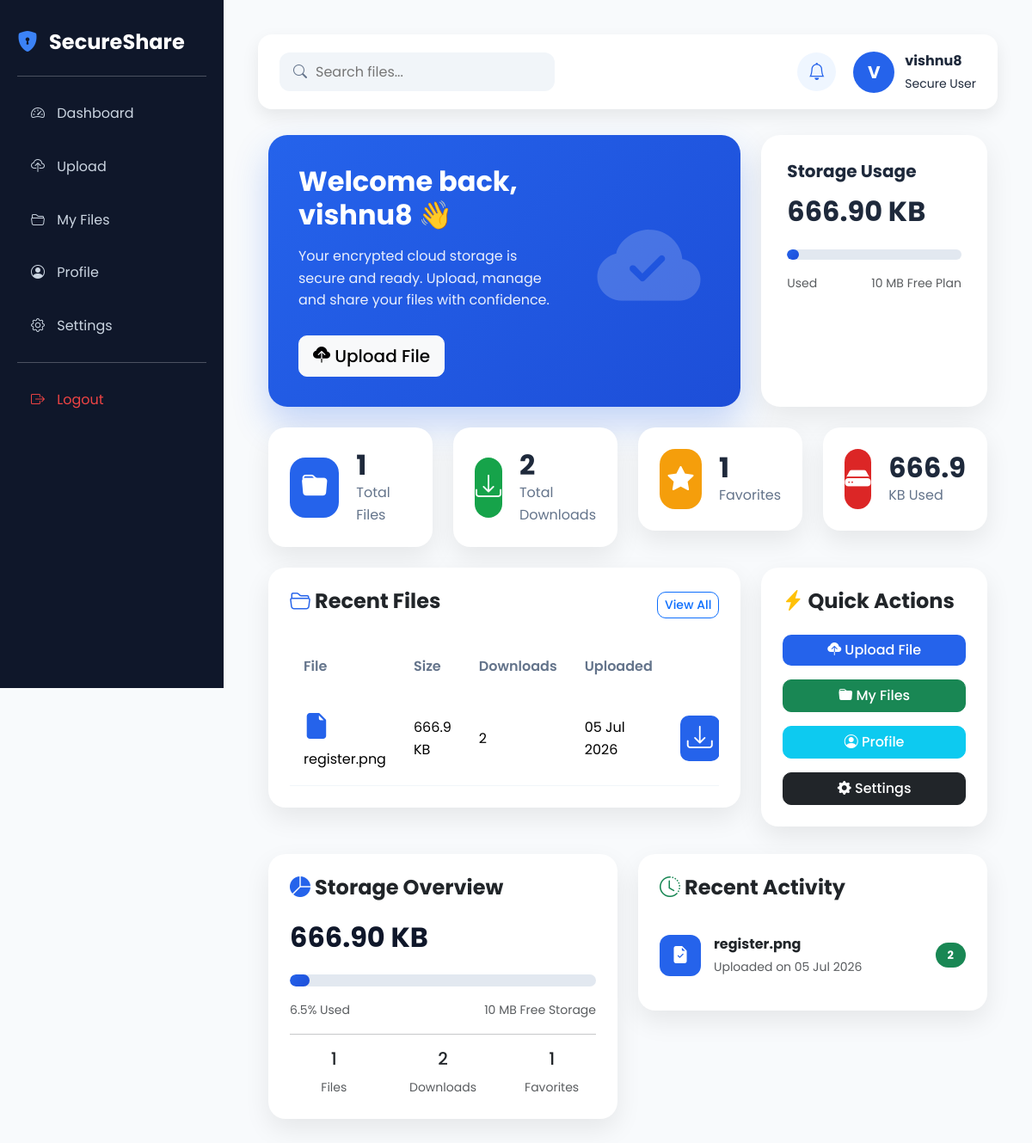
The page /dashboard (signed in) on the database its author committed.
### models.py (models this page shows)
class User(UserMixin, db.Model):
    id = db.Column(db.Integer, primary_key=True)
    username = db.Column(db.String(100), unique=True, nullable=False)
    email = db.Column(db.String(120), unique=True, nullable=False)
    password = db.Column(db.String(200), nullable=False)
    is_admin = db.Column(
        db.Boolean,
        default=False
    )
    files = db.relationship(
        "File",
        backref="owner",
        lazy=True,
        cascade="all, delete-orphan"
    )

class File(db.Model):
    id = db.Column(db.Integer, primary_key=True)
    filename = db.Column(
        db.String(255),
        nullable=False
    )
    encrypted_filename = db.Column(
        db.String(255),
        nullable=False
    )
    filesize = db.Column(
        db.Float,
        default=0
    )
    upload_date = db.Column(
        db.DateTime,
        default=datetime.utcnow
    )
    downloads = db.Column(
        db.Integer,
        default=0
    )
    favorite = db.Column(
        db.Boolean,
        default=False
    )
    shared = db.Column(
        db.Boolean,
        default=False
    )
    share_token = db.Column(
        db.String(120),
        unique=True,
        nullable=True
    )
    expiry_date = db.Column(
        db.DateTime,
        nullable=True
    )
    share_password = db.Column(
        db.String(255),
        nullable=True
    )
    user_id = db.Column(
        db.Integer,
        db.ForeignKey("user.id"),
        nullable=False
    )

### auth.py (the view)
@app.route("/dashboard")
@login_required
def dashboard():
    files = File.query.filter_by(
        user_id=current_user.id
    ).all()
    return render_template(
        "dashboard.html",
        files=files
    )

### templates/dashboard.html (shortened to what this page needs)
{% extends "base.html" %}
{% block content %}
{% include "components/sidebar.html" %}
<div class="dashboard-content">
{% include "components/dashboard_header.html" %}
<div class="container-fluid">
<div class="row mb-4">
    <div class="col-lg-8">
        <div class="welcome-card">
            <div class="row align-items-center">
                <div class="col-md-8">
                    <h2 class="fw-bold">
                        Welcome back,
                        {{ current_user.username }} 👋
                    </h2>
                    <p class="mt-3">
                        Your encrypted cloud storage is secure and ready.
                        Upload, manage and share your files with confidence.
                    </p>
                    <a href="/upload"
                       class="btn btn-light btn-lg mt-2">
                        <i class="bi bi-cloud-upload-fill"></i>
                        Upload File
                    </a>
                </div>
                <div class="col-md-4 text-center">
                    <i class="bi bi-cloud-check-fill hero-icon"></i>
                </div>
            </div>
        </div>
    </div>
    <div class="col-lg-4">
        <div class="storage-card">
            <h5 class="fw-bold">
                Storage Usage
            </h5>
            <h2 class="fw-bold mt-3">
                {{ "%.2f"|format(current_user.files|sum(attribute='filesize')) }}
                KB
            </h2>
            {% set storage = current_user.files|sum(attribute='filesize') %}
            {% set percent = (storage / 10240 * 100) if storage < 10240 else 100 %}
            <div class="progress mt-4">
                <div class="progress-bar bg-primary"
                     style="width:{{ percent }}%">
                </div>
            </div>
            <div class="d-flex justify-content-between mt-3">
                <small class="text-muted">
                    Used
                </small>
                <small class="text-muted">
                    10 MB Free Plan
                </small>
            </div>
        </div>
    </div>
</div>
<div class="row g-4 mb-4">
    <div class="col-lg-3 col-md-6">
        <div class="stat-card stat-blue">
            <div class="stat-icon">
                <i class="bi bi-folder-fill"></i>
            </div>
            <div>
                <h2>
                    {{ current_user.files|length }}
                </h2>
                <p>Total Files</p>
            </div>
        </div>
    </div>
    <div class="col-lg-3 col-md-6">
        <div class="stat-card stat-green">
            <div class="stat-icon">
                <i class="bi bi-download"></i>
            </div>
            <div>
                <h2>
                    {{ current_user.files|sum(attribute='downloads') }}
                </h2>
                <p>Total Downloads</p>
            </div>
        </div>
    </div>
    <div class="col-lg-3 col-md-6">
        <div class="stat-card stat-yellow">
            <div class="stat-icon">
                <i class="bi bi-star-fill"></i>
            </div>
            <div>
                <h2>
                    {{ current_user.files
                    |selectattr("favorite")
                    |list
                    |length }}
                </h2>
                <p>Favorites</p>
            </div>
        </div>
    </div>
    <div class="col-lg-3 col-md-6">
        <div class="stat-card stat-red">
            <div class="stat-icon">
                <i class="bi bi-hdd-fill"></i>
            </div>
            <div>
                <h2>
                    {{ "%.1f"|format(current_user.files|sum(attribute='filesize')) }}
                </h2>
                <p>KB Used</p>
            </div>
        </div>
    </div>
</div>
<div class="row g-4">
    <div class="col-lg-8">
        <div class="card dashboard-card">
            <div class="card-body">
                <div class="d-flex justify-content-between align-items-center mb-4">
                    <h4 class="fw-bold">
                        <i class="bi bi-folder2-open text-primary"></i>
                        Recent Files
                    </h4>
                    <a href="/files"
                       class="btn btn-outline-primary btn-sm">
                        View All
                    </a>
                </div>
                {% if current_user.files %}
                <div class="table-responsive">
                    <table class="table align-middle">
                        <thead>
                            <tr>
                                <th>File</th>
                                <th>Size</th>
                                <th>Downloads</th>
                                <th>Uploaded</th>
                                <th></th>
                            </tr>
                        </thead>
                        <tbody>
                        {% for file in current_user.files[-5:]|reverse %}
                        <tr>
                            <td>
                                <i class="bi bi-file-earmark-fill text-primary me-2"></i>
                                {{ file.filename }}
                            </td>
                            <td>
                                {{ file.filesize }} KB
                            </td>
                            <td>
                                {{ file.downloads }}
                            </td>
                            <td>
                                {{ file.upload_date.strftime("%d %b %Y") }}
                            </td>
                            <td>
                                <a href="/download/{{ file.id }}"
                                   class="btn btn-primary btn-sm">
                                    <i class="bi bi-download"></i>
                                </a>
                            </td>
                        </tr>
                        {% endfor %}
                        </tbody>
                    </table>
                </div>
                {% endif %}
            </div>
        </div>
    </div>
    <div class="col-lg-4">
        <div class="card dashboard-card">
            <div class="card-body">
                <h4 class="fw-bold mb-4">
                    <i class="bi bi-lightning-charge-fill text-warning"></i>
                    Quick Actions
                </h4>
                <div class="d-grid gap-3">
                    <a href="/upload"
                       class="btn btn-primary">
                        <i class="bi bi-cloud-upload-fill"></i>
                        Upload File
                    </a>
                    <a href="/files"
                       class="btn btn-success">
                        <i class="bi bi-folder-fill"></i>
                        My Files
                    </a>
                    <a href="/profile"
                       class="btn btn-info text-white">
                        <i class="bi bi-person-circle"></i>
                        Profile
                    </a>
                    <a href="/settings"
                       class="btn btn-dark">
                        <i class="bi bi-gear-fill"></i>
                        Settings
                    </a>
                </div>
            </div>
        </div>
    </div>
</div>
<div class="row g-4 mt-2">
    <div class="col-lg-6">
        <div class="card dashboard-card">
            <div class="card-body">
                <h4 class="fw-bold mb-4">
                    <i class="bi bi-pie-chart-fill text-primary"></i>
                    Storage Overview
                </h4>
                {% set storage = current_user.files|sum(attribute='filesize') %}
                {% set percent = (storage / 10240 * 100) if storage < 10240 else 100 %}
                <h2 class="fw-bold">
                    {{ "%.2f"|format(storage) }} KB
                </h2>
                <div class="progress mt-4" style="height:14px;">
                    <div
                        class="progress-bar bg-primary"
                        style="width:{{ percent }}%">
                    </div>
                </div>
                <div class="d-flex justify-content-between mt-3">
                    <small class="text-muted">
                        {{ "%.1f"|format(percent) }}% Used
                    </small>
                    <small class="text-muted">
                        10 MB Free Storage
                    </small>
                </div>
                <hr>
                <div class="row text-center">
                    <div class="col-4">
                        <h5>
                            {{ current_user.files|length }}
                        </h5>
                        <small class="text-muted">
                            Files
                        </small>
                    </div>
                    <div class="col-4">
                        <h5>
                            {{ current_user.files|sum(attribute='downloads') }}
                        </h5>
                        <small class="text-muted">
                            Downloads
                        </small>
                    </div>
                    <div class="col-4">
                        <h5>
                            {{ current_user.files
                            |selectattr("favorite")
                            |list
                            |length }}
                        </h5>
                        <small class="text-muted">
                            Favorites
                        </small>
                    </div>
                </div>
            </div>
        </div>
    </div>
    <div class="col-lg-6">
        <div class="card dashboard-card">
            <div class="card-body">
                <h4 class="fw-bold mb-4">
                    <i class="bi bi-clock-history text-success"></i>
                    Recent Activity
                </h4>
                {% if current_user.files %}
                    {% for file in current_user.files[-5:]|reverse %}
                    <div class="activity-item">
                        <div class="activity-icon">
                            <i class="bi bi-file-earmark-check-fill"></i>
                        </div>
                        <div class="flex-grow-1">
                            <strong>
                                {{ file.filename }}
                            </strong>
                            <br>
                            <small class="text-muted">
                                Uploaded on
                                {{ file.upload_date.strftime("%d %b %Y") }}
                            </small>
                        </div>
                        <span class="badge bg-success">
                            {{ file.downloads }}
                        </span>
                    </div>
                    {% endfor %}
                {% endif %}
            </div>
        </div>
    </div>
</div>
</div>
</div>
{% endblock %}

### templates/components/dashboard_header.html
<div class="dashboard-header">
    <div class="header-search">
        <i class="bi bi-search"></i>
        <input
            type="text"
            placeholder="Search files...">
    </div>
    <div class="header-right">
        <button class="notification-btn">
            <i class="bi bi-bell"></i>
        </button>
        <div class="user-info">
            <div class="user-avatar">
                {{ current_user.username[0]|upper }}
            </div>
            <div>
                <strong>{{ current_user.username }}</strong><br>
                <small>Secure User</small>
            </div>
        </div>
    </div>
</div>

### rows shown on the page
User: username "V", username "vishnu8"
File: filename "register.png", filesize "666.9", downloads "2", upload_date "05 Jul 2026"

### other values the page prints
{{ "%.2f"|format(current_user.files|sum(attribute='filesize')) }} "666.90"
{{ current_user.files|length }} "1"
{{ current_user.files|sum(attribute='downloads') }} "2"
{{ "%.1f"|format(current_user.files|sum(attribute='filesize')) }} "666.9"
{{ "%.2f"|format(storage) }} "666.90"
{{ "%.1f"|format(percent) }} "6.5"
